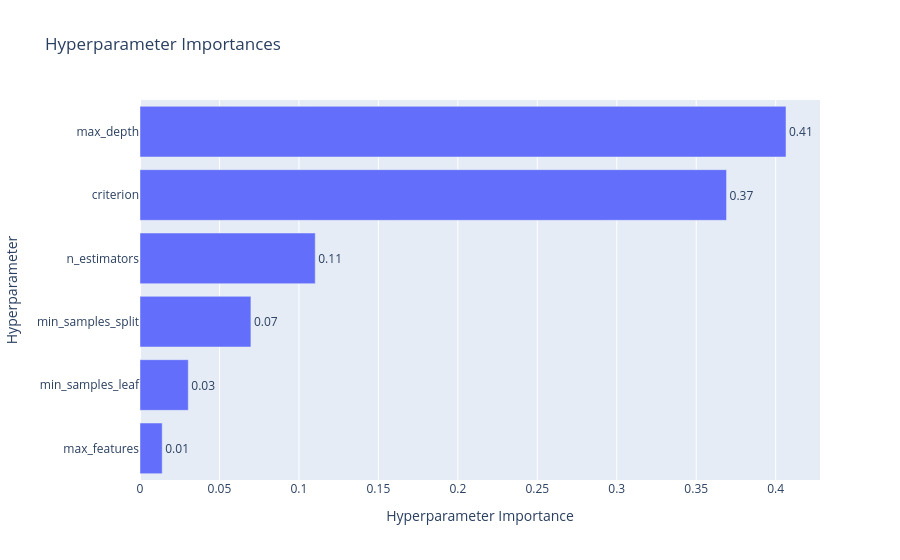
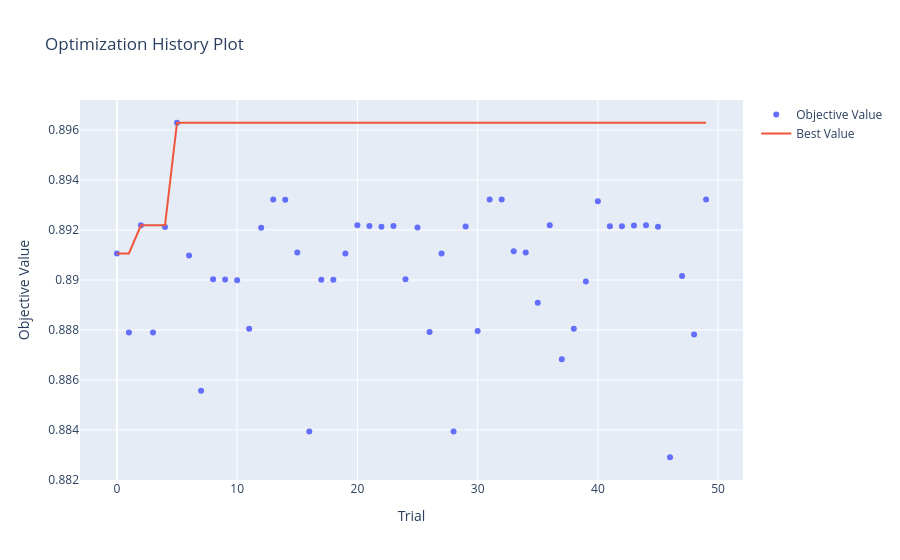

These figures' notebook cell, in order:
### Code cell
fig = optuna.visualization.plot_param_importances(study)
fig.show()

fig = optuna.visualization.plot_optimization_history(study)
fig.show()

### Figure 1 — Plotly figure (JSON) as saved in the notebook; plotly's stock layout.template omitted (floating-point values rounded to 4 significant figures)
{"data": [{"cliponaxis": false, "hovertemplate": ["max_features (CategoricalDistribution): 0.013984778884794333<extra></extra>", "min_samples_leaf (IntDistribution): 0.03038095647889504<extra></extra>", "min_samples_split (IntDistribution): 0.06979306805971003<extra></extra>", "n_estimators (IntDistribution): 0.11027187908471867<extra></extra>", "criterion (CategoricalDistribution): 0.3690761774168261<extra></extra>", "max_depth (IntDistribution): 0.40649314007505577<extra></extra>"], "name": "Objective Value", "orientation": "h", "text": ["0.01", "0.03", "0.07", "0.11", "0.37", "0.41"], "textposition": "outside", "type": "bar", "x": [0.01398, 0.03038, 0.06979, 0.1103, 0.3691, 0.4065], "y": ["max_features", "min_samples_leaf", "min_samples_split", "n_estimators", "criterion", "max_depth"]}], "layout": {"title": {"text": "Hyperparameter Importances"}, "xaxis": {"title": {"text": "Hyperparameter Importance"}}, "yaxis": {"title": {"text": "Hyperparameter"}}}}

### Figure 2 — Plotly figure (JSON) as saved in the notebook; plotly's stock layout.template omitted (floating-point values rounded to 4 significant figures)
{"data": [{"mode": "markers", "name": "Objective Value", "type": "scatter", "x": [0, 1, 2, 3, 4, 5, 6, 7, 8, 9, 10, 11, 12, 13, 14, 15, 16, 17, 18, 19, 20, 21, 22, 23, 24, 25, 26, 27, 28, 29, 30, 31, 32, 33, 34, 35, 36, 37, 38, 39, 40, 41, 42, 43, 44, 45, 46, 47, 48, 49], "y": [0.8911, 0.8879, 0.8922, 0.8879, 0.8921, 0.8963, 0.891, 0.8856, 0.89, 0.89, 0.89, 0.8881, 0.8921, 0.8932, 0.8932, 0.8911, 0.8839, 0.89, 0.89, 0.8911, 0.8922, 0.8922, 0.8921, 0.8922, 0.89, 0.8921, 0.8879, 0.8911, 0.8839, 0.8921, 0.888, 0.8932, 0.8932, 0.8911, 0.8911, 0.8891, 0.8922, 0.8868, 0.8881, 0.8899, 0.8932, 0.8922, 0.8922, 0.8922, 0.8922, 0.8921, 0.8829, 0.8902, 0.8878, 0.8932]}, {"mode": "lines", "name": "Best Value", "type": "scatter", "x": [0, 1, 2, 3, 4, 5, 6, 7, 8, 9, 10, 11, 12, 13, 14, 15, 16, 17, 18, 19, 20, 21, 22, 23, 24, 25, 26, 27, 28, 29, 30, 31, 32, 33, 34, 35, 36, 37, 38, 39, 40, 41, 42, 43, 44, 45, 46, 47, 48, 49], "y": [0.8911, 0.8911, 0.8922, 0.8922, 0.8922, 0.8963, 0.8963, 0.8963, 0.8963, 0.8963, 0.8963, 0.8963, 0.8963, 0.8963, 0.8963, 0.8963, 0.8963, 0.8963, 0.8963, 0.8963, 0.8963, 0.8963, 0.8963, 0.8963, 0.8963, 0.8963, 0.8963, 0.8963, 0.8963, 0.8963, 0.8963, 0.8963, 0.8963, 0.8963, 0.8963, 0.8963, 0.8963, 0.8963, 0.8963, 0.8963, 0.8963, 0.8963, 0.8963, 0.8963, 0.8963, 0.8963, 0.8963, 0.8963, 0.8963, 0.8963]}, {"marker": {"color": "#cccccc"}, "mode": "markers", "name": "Infeasible Trial", "showlegend": false, "type": "scatter", "x": [], "y": []}], "layout": {"title": {"text": "Optimization History Plot"}, "xaxis": {"title": {"text": "Trial"}}, "yaxis": {"title": {"text": "Objective Value"}}}}
